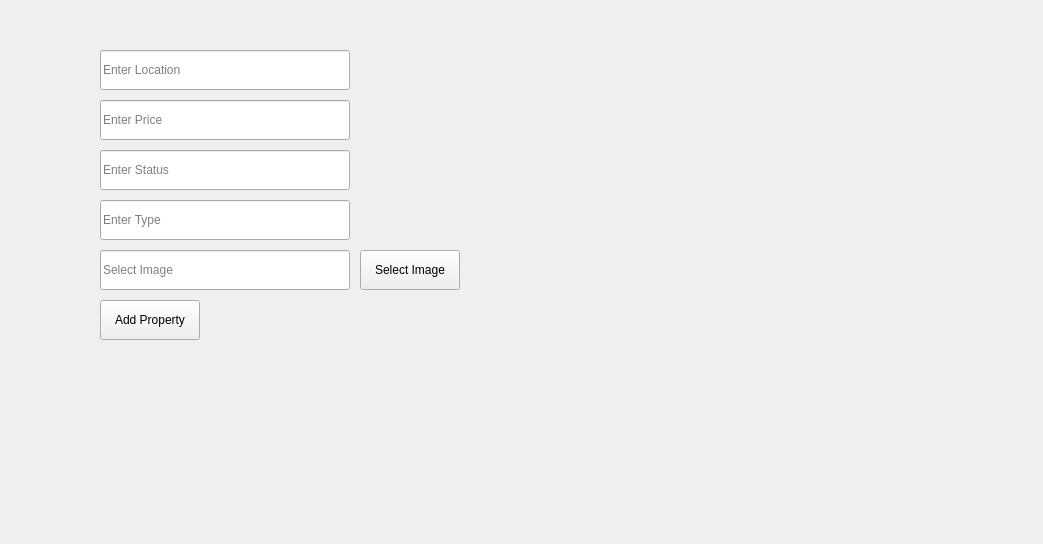
<?xml version="1.0" encoding="UTF-8"?>
<ui version="4.0">
 <class>PropertyView</class>
 <widget class="QMainWindow" name="PropertyView">
  <property name="geometry">
   <rect>
    <x>0</x>
    <y>0</y>
    <width>1043</width>
    <height>544</height>
   </rect>
  </property>
  <property name="windowTitle">
   <string>Property</string>
  </property>
  <widget class="QWidget" name="centralwidget">

   <widget class="QLineEdit" name="locationTxt">
    <property name="geometry">
     <rect>
      <x>100</x>
      <y>50</y>
      <width>250</width>
      <height>40</height>
     </rect>
    </property>
    <property name="placeholderText">
     <string>Enter Location</string>
    </property>
   </widget>

   <widget class="QLineEdit" name="priceTxt">
    <property name="geometry">
     <rect>
      <x>100</x>
      <y>100</y>
      <width>250</width>
      <height>40</height>
     </rect>
    </property>
    <property name="placeholderText">
     <string>Enter Price</string>
    </property>
   </widget>

   <widget class="QLineEdit" name="statusTxt">
    <property name="geometry">
     <rect>
      <x>100</x>
      <y>150</y>
      <width>250</width>
      <height>40</height>
     </rect>
    </property>
    <property name="placeholderText">
     <string>Enter Status</string>
    </property>
   </widget>

   <widget class="QLineEdit" name="typeTxt">
    <property name="geometry">
     <rect>
      <x>100</x>
      <y>200</y>
      <width>250</width>
      <height>40</height>
     </rect>
    </property>
    <property name="placeholderText">
     <string>Enter Type</string>
    </property>
   </widget>

   <widget class="QLineEdit" name="imagesTxt">
    <property name="geometry">
     <rect>
      <x>100</x>
      <y>250</y>
      <width>250</width>
      <height>40</height>
     </rect>
    </property>
    <property name="placeholderText">
     <string>Select Image</string>
    </property>
   </widget>

   <widget class="QPushButton" name="select_image">
    <property name="geometry">
     <rect>
      <x>360</x>
      <y>250</y>
      <width>100</width>
      <height>40</height>
     </rect>
    </property>
    <property name="text">
     <string>Select Image</string>
    </property>
   </widget>

   <widget class="QPushButton" name="add_property">
    <property name="geometry">
     <rect>
      <x>100</x>
      <y>300</y>
      <width>100</width>
      <height>40</height>
     </rect>
    </property>
    <property name="text">
     <string>Add Property</string>
    </property>
   </widget>

   <widget class="QLabel" name="backgroundLbl">
    <property name="geometry">
     <rect>
      <x>0</x>
      <y>0</y>
      <width>1043</width>
      <height>544</height>
     </rect>
    </property>
   </widget>
  </widget>
 </widget>
 <connections/>
</ui>
